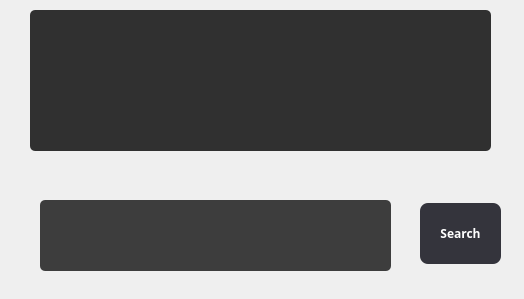
<?xml version="1.0" encoding="UTF-8"?>
<ui version="4.0">
 <class>SearchClass</class>
 <widget class="QWidget" name="SearchClass">
  <property name="geometry">
   <rect>
    <x>0</x>
    <y>0</y>
    <width>524</width>
    <height>299</height>
   </rect>
  </property>
  <property name="windowTitle">
   <string>Form</string>
  </property>
  <widget class="QTextBrowser" name="textBrowser">
   <property name="geometry">
    <rect>
     <x>30</x>
     <y>10</y>
     <width>461</width>
     <height>141</height>
    </rect>
   </property>
   <property name="font">
    <font>
     <family>Yu Gothic UI Semibold</family>
     <pointsize>12</pointsize>
     <bold>true</bold>
    </font>
   </property>
   <property name="styleSheet">
    <string notr="true">
QWidget
{
background-color: #814582;
	background :rgba(0,0,0,0.8);
	
	border: none;
	border-radius: 5px;
	padding: 5px;
color: #fff;

}
</string>
   </property>
  </widget>
  <widget class="QTextEdit" name="textEdit">
   <property name="geometry">
    <rect>
     <x>40</x>
     <y>200</y>
     <width>351</width>
     <height>71</height>
    </rect>
   </property>
   <property name="font">
    <font>
     <family>Yu Gothic UI Semibold</family>
     <pointsize>12</pointsize>
     <bold>true</bold>
    </font>
   </property>
   <property name="styleSheet">
    <string notr="true">
QWidget
{
background-color: #323B36;
	background :rgba(0,0,0,190);
	
	border: none;
	border-radius: 5px;
	padding: 5px;
color: #fff;

}
</string>
   </property>
  </widget>
  <widget class="QPushButton" name="search">
   <property name="geometry">
    <rect>
     <x>420</x>
     <y>203</y>
     <width>81</width>
     <height>61</height>
    </rect>
   </property>
   <property name="font">
    <font>
     <family>Yu Gothic UI Semibold</family>
     <pointsize>-1</pointsize>
     <bold>true</bold>
    </font>
   </property>
   <property name="styleSheet">
    <string notr="true">QPushButton
{

	background-color: #B9A7BB;
background :rgba(0,0,10,200);
	color: #fff;
	font-size: 12px;
	font-weight: bold;
	border: none;
	border-radius: 8px;
	padding: 5px;


}
QPushButton::pressed
{
	background-color: qlineargradient(spread:pad, x1:0, y1:0.511, x2:1, y2:0.511, stop:0 rgba(0, 207, 179, 255),stop:1 rgba(70, 255, 230, 255));

}
QPushButton::hover
{
	background-color: #6d286e;
 
}</string>
   </property>
   <property name="text">
    <string>Search</string>
   </property>
  </widget>
  <widget class="QLabel" name="label">
   <property name="geometry">
    <rect>
     <x>0</x>
     <y>0</y>
     <width>581</width>
     <height>461</height>
    </rect>
   </property>
   <property name="text">
    <string/>
   </property>
   <property name="pixmap">
    <pixmap>../../../Desktop/New folder/wp2466502.jpg</pixmap>
   </property>
  </widget>
  <zorder>label</zorder>
  <zorder>textBrowser</zorder>
  <zorder>textEdit</zorder>
  <zorder>search</zorder>
 </widget>
 <resources/>
 <connections/>
</ui>
